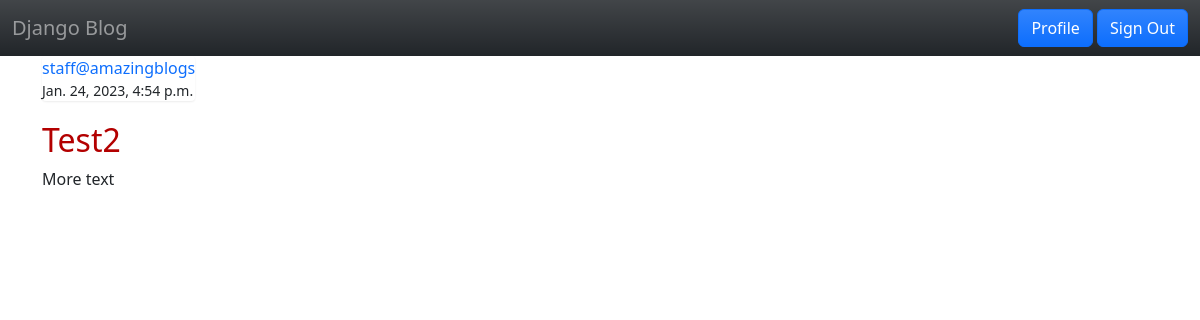
Before: /post/2/ (signed in) with the older database file.
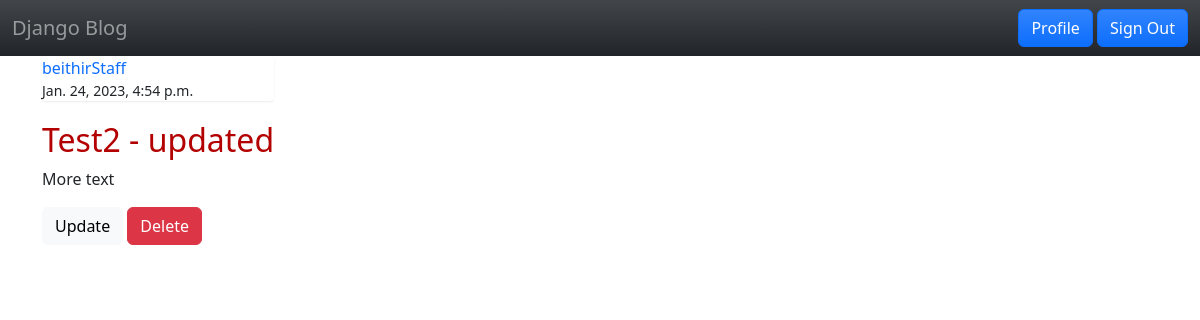
After: the same page with the newer database file.
### blog/models.py (models this page shows, shortened)
class Post(models.Model):
    title = models.CharField(max_length=100)
    content = models.TextField()
    date_posted = models.DateTimeField(default=timezone.now)
    author = models.ForeignKey(User, on_delete=models.CASCADE)

### blog/views.py (the view)
# urls.py: path('post/<int:pk>/', PostDetailView.as_view(), name='post-detail'),
class PostDetailView(DetailView):
    model = Post

### blog/templates/blog/post_detail.html (shortened to what this page needs)
{% extends "base.html" %}
{% load static %}
{% block content %}
<div class="container">
    <article>
        <div class="media-body">
            <div class="list-group">
                <a href="#">{{ object.author }}</a>
                <small>{{ object.date_posted }}</small>
            </div>
            <h2>{{ object.title }}</h2>
            <p>{{ object.content }}</p>
        </div>
        {% if object.author == user %}
        <div>
            <a href="{% url 'post-update' object.id %}" class="btn btn-light">Update</a>
            <a href="{% url 'post-delete' object.id %}" class="btn btn-danger">Delete</a>
        </div>
        {% endif %}
    </article>
</div>
{% endblock %}

Changed rows visible on the page:
changed Post "More text": author "staff@amazingblogs" → "beithirStaff"; title "Test2" → "Test2 - updated"; author_id 2 → 1 (drawn)
Other visible differences:
text now shown: "Update Delete"
